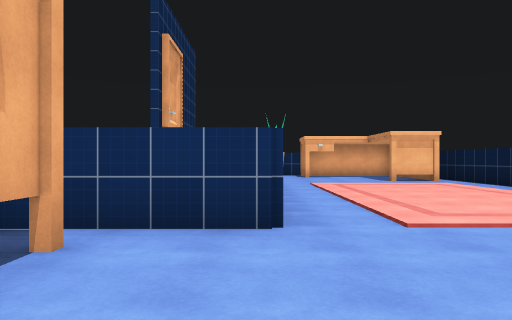
[1] (above)

16 first-person views from a walk through a scene from a Unity 3-D project. The camera is 1.3 m above the floor, looks level and sees 70° across. The floor is counted in squares, 2 m on a side. Each view is taken from the middle of a square. On the plan, view 1 faces up. The plan holds only what a view shows up to about 11 squares ahead; the rest is blank. The player is left out. Surface patterns are stand-ins for the level's own textures.

[2]
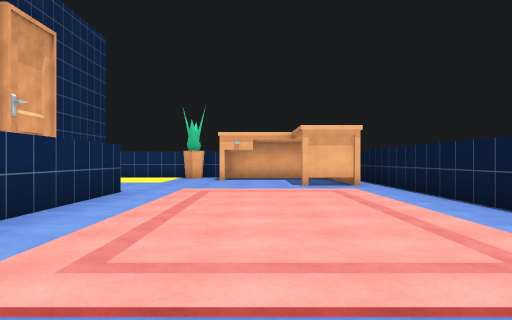

[3]
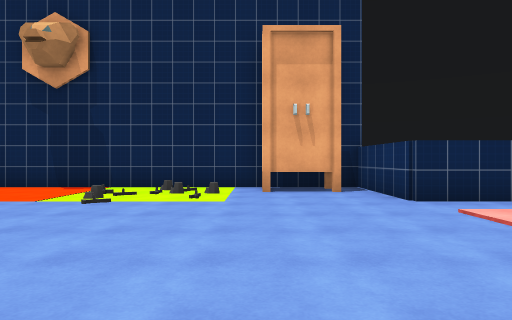

[4]
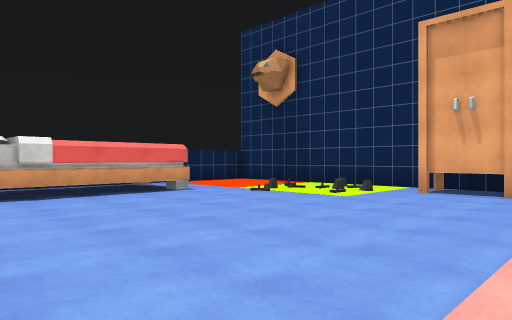

[5]
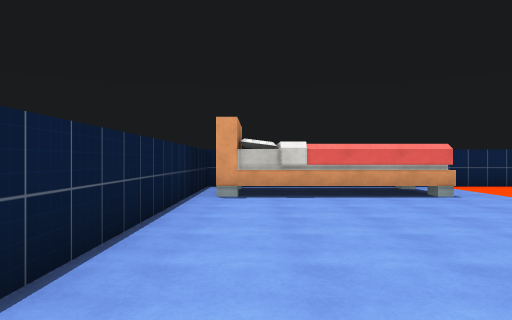

[6]
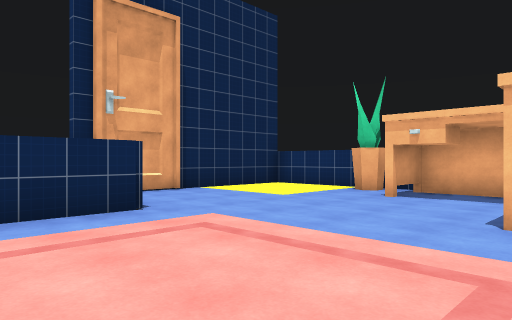

[7]
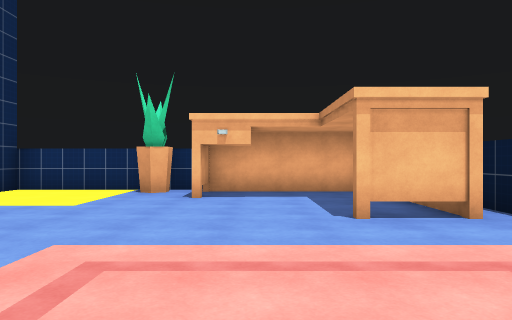

[8]
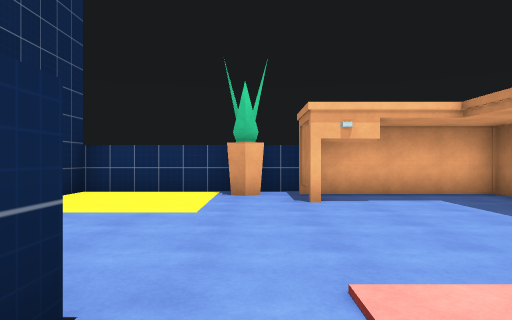

[9]
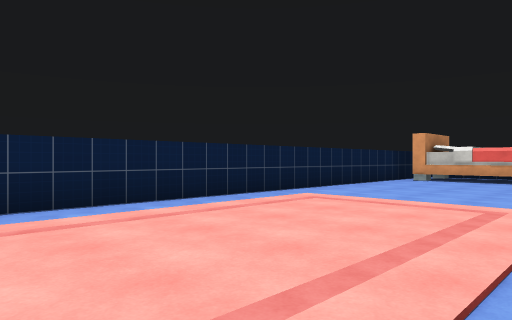

[10]
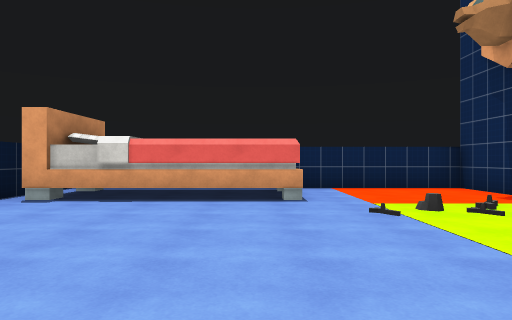

[11]
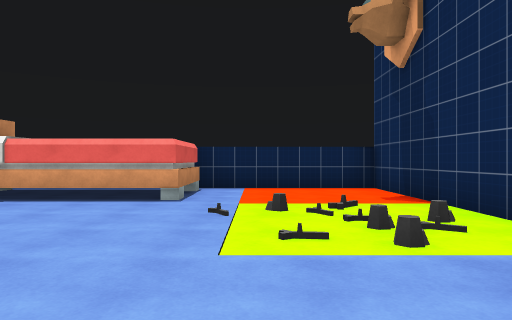

[12]
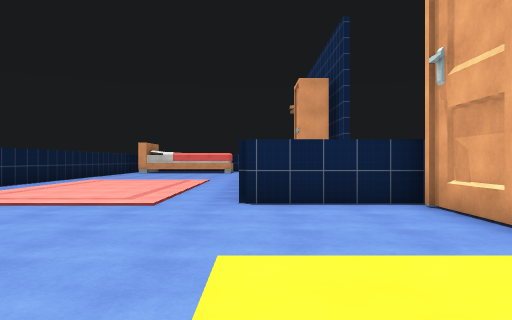

[13]
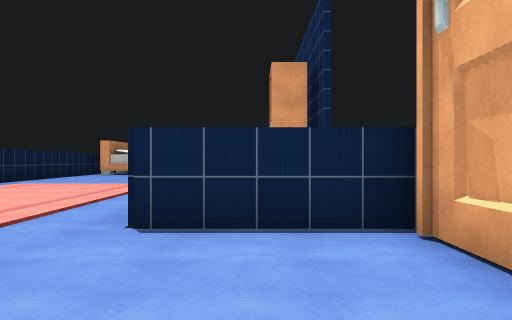

[14]
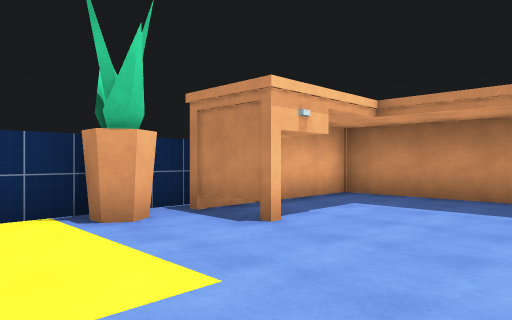

[15]
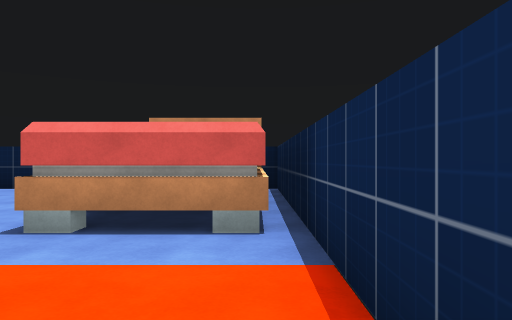

[16]
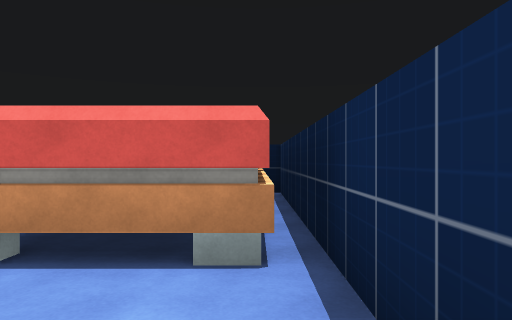

### Floor plan
Key: @ floor where view 1 was taken; # wall or solid block; . floor; / step, stairs or slope; P plant; O other object.
Columns run from 3 left of view 1 to 7 right of it. Each row starts with its distance up from view 1.
 16 ######
 15 #...P#####
 14 #....#...#
 13 #........#
 12 #........#
 11 #.......###
 10 #.........#
  9 ####......#
  8    #......#
  7    #......#
  6    #......#
  5    #......#
  4 ####......#
  3 #.........#
  2 #O........#
  1 #O........#
  0 # /@......#
 -1 #//.......#
 -2 #.//......#
 -3 #....####.#
 -4 #....# ##.#
 -5 #....# ##.#
 -6 ###### ####

Where each view was taken, in squares from view 1:
view 1: 0 up, 0 right, facing up
view 2: 2 up, 3 right, facing up
view 3: 1 up, 6 right, facing left
view 4: 4 up, 6 right, facing down-left
view 5: 4 up, 5 right, facing down
view 6: 7 up, 5 right, facing up-left
view 7: 7 up, 3 right, facing up
view 8: 8 up, 1 right, facing up
view 9: 9 up, 1 right, facing down-right
view 10: 3 up, 2 right, facing down
view 11: 3 up, 0 right, facing down
view 12: 15 up, 0 right, facing down
view 13: 13 up, 1 left, facing down
view 14: 11 up, 1 left, facing up-right
view 15: 5 down, 2 left, facing right
view 16: 5 down, 1 left, facing right
